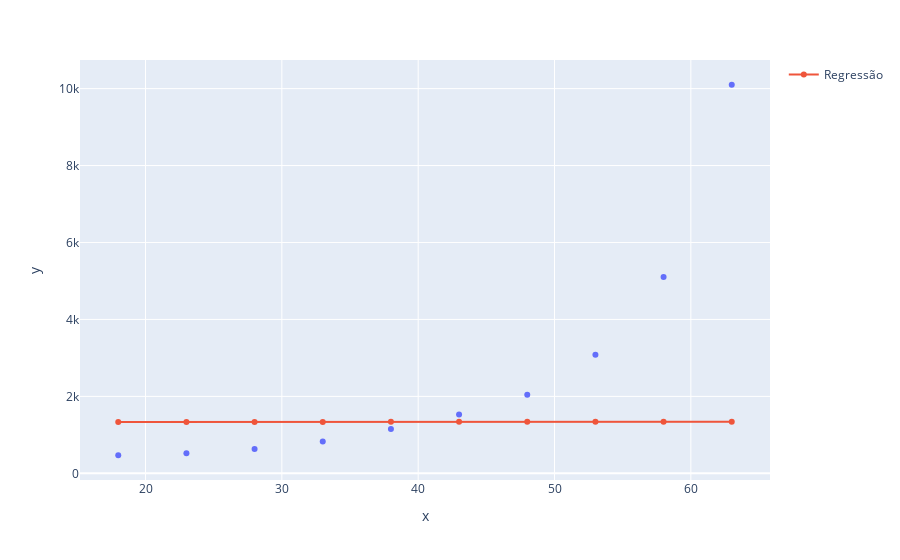

Source (notebook cell):
### Code cell
grafico = px.scatter(x= x_plano_saude2.ravel(), y= y_plano_saude2.ravel())
grafico.add_scatter(x= x_plano_saude2.ravel(), y= regressor_svr_saude_rbf.predict(x_plano_saude2), name= 'Regressão')
grafico.show()

### Figure 1 — Plotly figure (JSON) as saved in the notebook; plotly's stock layout.template omitted (floating-point values rounded to 4 significant figures)
{"data": [{"hovertemplate": "x=%{x}<br>y=%{y}<extra></extra>", "legendgroup": "", "marker": {"color": "#636efa", "symbol": "circle"}, "mode": "markers", "name": "", "orientation": "v", "showlegend": false, "type": "scatter", "x": [18, 23, 28, 33, 38, 43, 48, 53, 58, 63], "xaxis": "x", "y": [470, 520, 630, 830, 1150, 1530, 2040, 3080, 5100, 10100], "yaxis": "y"}, {"name": "Regressão", "type": "scatter", "x": [18, 23, 28, 33, 38, 43, 48, 53, 58, 63], "y": [1337.0, 1336.0, 1337.0, 1337.0, 1339.0, 1341.0, 1343.0, 1343.0, 1344.0, 1343.0]}], "layout": {"legend": {"tracegroupgap": 0}, "margin": {"t": 60}, "xaxis": {"anchor": "y", "domain": [0, 1], "title": {"text": "x"}}, "yaxis": {"anchor": "x", "domain": [0, 1], "title": {"text": "y"}}}}
